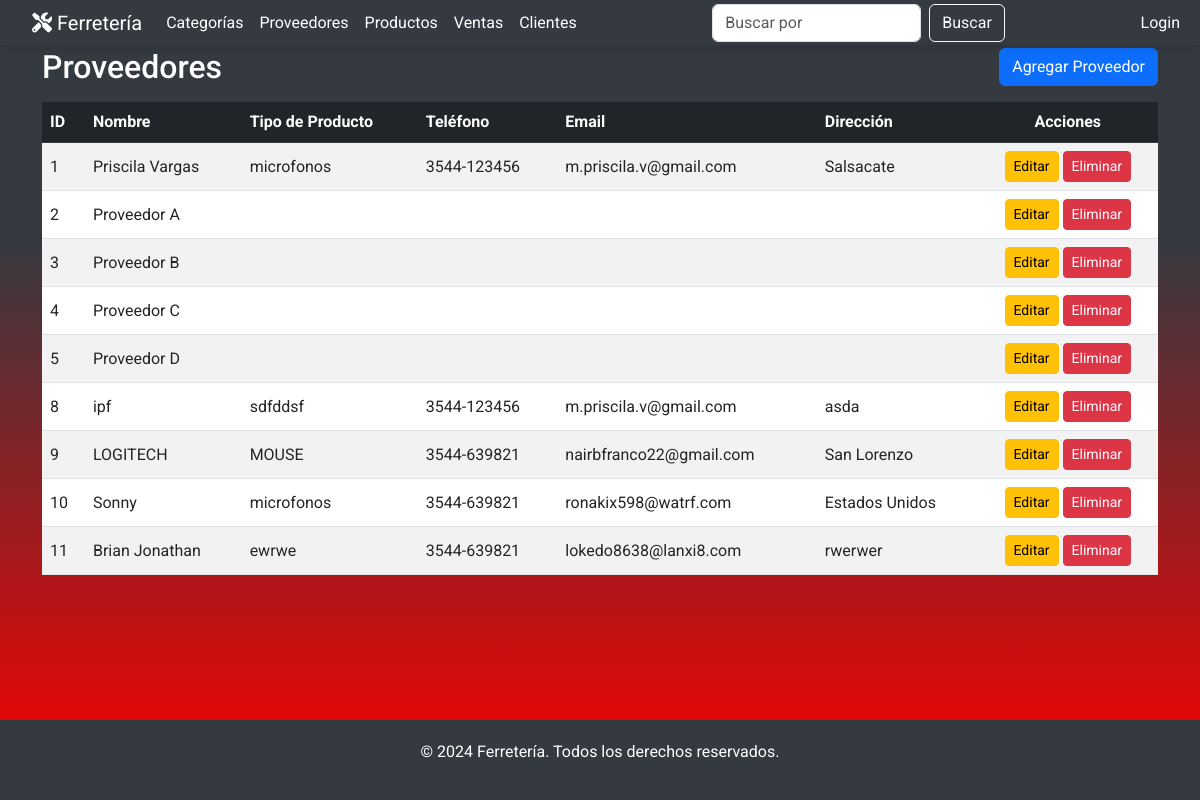
Screenshot of /proveedores/ with the database file from the repository.
### miAplicacion/models.py (models this page shows, shortened)
class Proveedor(models.Model):
    nombre = models.CharField(max_length=100)
    tipo_producto = models.CharField(max_length=100, default='')
    telefono = models.CharField(max_length=15, default='')
    email = models.EmailField(default='', blank=True)
    direccion = models.CharField(max_length=200, default='', blank=True)

### miAplicacion/views.py (the view)
# urls.py: path('proveedores/', views.proveedor_list, name='proveedor_list'),
def proveedor_list(request):
    proveedores = Proveedor.objects.all()
    return render(request, 'proveedores/proveedor_list.html', {'proveedores': proveedores})

### miAplicacion/templates/proveedores/proveedor_list.html (shortened to what this page needs)
{% extends 'base.html' %}
{% block content %}
<div class="container my-5">
    <div class="d-flex justify-content-between align-items-center mb-3">
        <h2 class="mb-0">Proveedores</h2>
        <a href="{% url 'proveedor_create' %}" class="btn btn-primary">Agregar Proveedor</a>
    </div>
    <div class="table-responsive">
        <table class="table table-striped table-hover align-middle">
            <thead class="table-dark">
                <tr>
                    <th>ID</th>
                    <th>Nombre</th>
                    <th>Tipo de Producto</th>
                    <th>Teléfono</th>
                    <th>Email</th>
                    <th>Dirección</th>
                    <th class="text-center">Acciones</th>
                </tr>
            </thead>
            <tbody>
                {% for proveedor in proveedores %}
                <tr>
                    <td>{{ proveedor.id }}</td>
                    <td>{{ proveedor.nombre }}</td>
                    <td>{{ proveedor.tipo_producto }}</td>
                    <td>{{ proveedor.telefono }}</td>
                    <td>{{ proveedor.email }}</td>
                    <td>{{ proveedor.direccion }}</td>
                    <td class="text-center">
                        <a href="{% url 'proveedor_update' proveedor.id %}" class="btn btn-warning btn-sm">Editar</a>
                        <a href="{% url 'proveedor_delete' proveedor.id %}" class="btn btn-danger btn-sm">Eliminar</a>
                    </td>
                </tr>
                {% endfor %}
            </tbody>
        </table>
    </div>
</div>
{% endblock %}

### miAplicacion/templates/base.html (style rules this page uses)
html, body { margin: 0; padding: 0; height: 100%; }
body { font-family: 'Roboto', sans-serif; background-color: #f8f9fa; color: #333; display: flex; flex-direction: column; min-height: 100vh; }

### rows the page displays
Proveedor: id "1", nombre "Priscila Vargas", tipo_producto "microfonos", telefono "3544-123456", email "m.priscila.v@gmail.com", direccion "Salsacate"
Proveedor: id "2", nombre "Proveedor A"
Proveedor: id "3", nombre "Proveedor B"
Proveedor: id "4", nombre "Proveedor C"
Proveedor: id "5", nombre "Proveedor D"
Proveedor: id "8", nombre "ipf", tipo_producto "sdfddsf", telefono "3544-123456", email "m.priscila.v@gmail.com", direccion "asda"
Proveedor: id "9", nombre "LOGITECH", tipo_producto "MOUSE", telefono "3544-639821", email "nairbfranco22@gmail.com", direccion "San Lorenzo"
Proveedor: id "10", nombre "Sonny", tipo_producto "microfonos", telefono "3544-639821", email "ronakix598@watrf.com", direccion "Estados Unidos"
Proveedor: id "11", nombre "Brian Jonathan", tipo_producto "ewrwe", telefono "3544-639821", email "lokedo8638@lanxi8.com", direccion "rwerwer"
